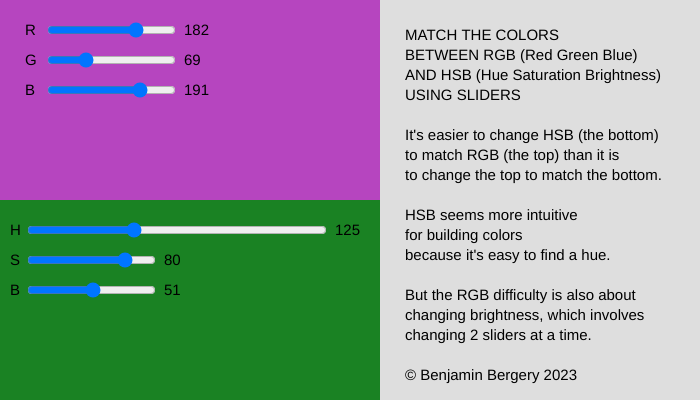
Frame 1 (no input)
Frame 60 (no input): identical to frame 1, image omitted
Frame 120 (the mouse pressed at the canvas centre since frame 60): identical to frame 1, image omitted

The p5.js sketch that drew this single still picture (run headless with seeded random() and noise() and a simulated clock; from frame 60 on, the mouse is pressed at the canvas centre):

// p5.js sketch
// ── sketch.js
// RGB HSB sliders v6
//https://editor.p5js.org/benjamin.bergery/sketches/uAZuz9rfw
// enabling you to compare and see if you can match colors via Red Green Blue versus
// Hue Saturation Brightness sliders

let rSlider, gSlider, bSlider;
let huSlider, saSlider, brSlider;

function setup() {
  createCanvas(700, 400);
  textSize(15);
  noStroke();
  background(222);
  
  createRGBsliders(); 
  
  createHSBsliders();

  writeComments();
  
  createP();
  createSpan("---> RELOAD THE PAGE to get 2 new colors to match ");
}


function draw() {

  let r = rSlider.value();
  let g = gSlider.value();
  let b = bSlider.value();

  colorMode(RGB);

  // draw top color rectangle
  fill(r, g, b);
  rect(0, 0, 380, 200);

  // display RGB labels and values
  fill(0);
  text("R", 25, 35);
  text(r, 25 + rSlider.width + 30, 35);
  text("G", 25, 65);
  text(g, 25 + gSlider.width + 30, 65);
  text("B", 25, 95);
  text(b, 25 + bSlider.width + 30, 95);

  // switch to Hue Saturation Brightness mode
  colorMode(HSB, 360, 100, 100, 1);

  let hu = huSlider.value();
  let sa = saSlider.value();
  let br = brSlider.value();

  // draw bottom color rectangle  
  fill(hu, sa, br);
  rect(0, 200, 380, 200);

  // display HSB labels and values
  fill(0, 0, 0);
  text("H", 10, 235);
  text(hu, 25 + huSlider.width + 10, 235);
  text("S", 10, 265);
  text(sa, 25 + gSlider.width + 10, 265);
  text("B", 10, 295);
  text(br, 25 + bSlider.width + 10, 295);
}

/////////////////////////////////////////

function createRGBsliders() {
  rSlider = createSlider(0, 255, random(0,255));
  rSlider.position(45, 20);
  gSlider = createSlider(0, 255, random(20,255));
  gSlider.position(45, 50);
  bSlider = createSlider(0, 255, random(0,255));
  bSlider.position(45, 80);
}

function createHSBsliders() {
  huSlider = createSlider(0, 360, random(0,360));
  huSlider.position(25, 220);
  huSlider.style("width", "300px");
  saSlider = createSlider(0, 100, random(0,100));
  saSlider.position(25, 250);
  brSlider = createSlider(0, 100, random(30,100));
  brSlider.position(25, 280);
}



function writeComments() {

  let topx = 405;
  let topy = 40;
  let line = 20;

  text("MATCH THE COLORS", topx, topy);
  text("BETWEEN RGB (Red Green Blue) ", topx, topy + line);
  text("AND HSB (Hue Saturation Brightness)", topx, topy + line * 2);
  text("USING SLIDERS", topx, topy + line * 3);
  text(" ", topx, topy + line * 4);

  let paragraphy = topy + line * 5;
  text("It's easier to change HSB (the bottom)", topx, paragraphy);
  text("to match RGB (the top) than it is", topx, paragraphy + line);
  text("to change the top to match the bottom.", topx, paragraphy + line * 2);
  text(" ", topx, paragraphy + line * 3);
  text("HSB seems more intuitive", topx, paragraphy + line * 4);
  text("for building colors ", topx, paragraphy + line * 5);
  text("because it's easy to find a hue.", topx, paragraphy + line * 6);
  text(" ", topx, paragraphy + line * 7);
  text("But the RGB difficulty is also about", topx, paragraphy + line * 8);
  text("changing brightness, which involves", topx, paragraphy + line * 9);
  text("changing 2 sliders at a time.", topx, paragraphy + line * 10);
    text("© Benjamin Bergery 2023", topx, paragraphy + line * 12);

}
